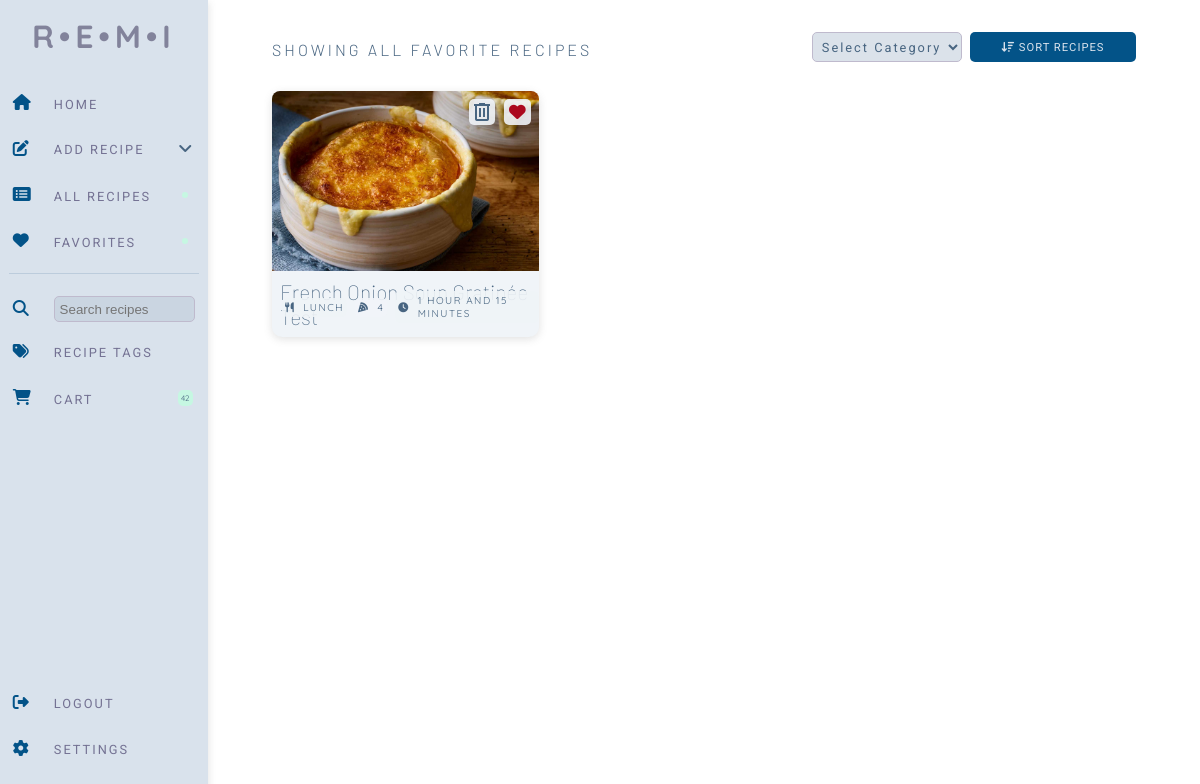
The app's page /favorites (signed in), older data.
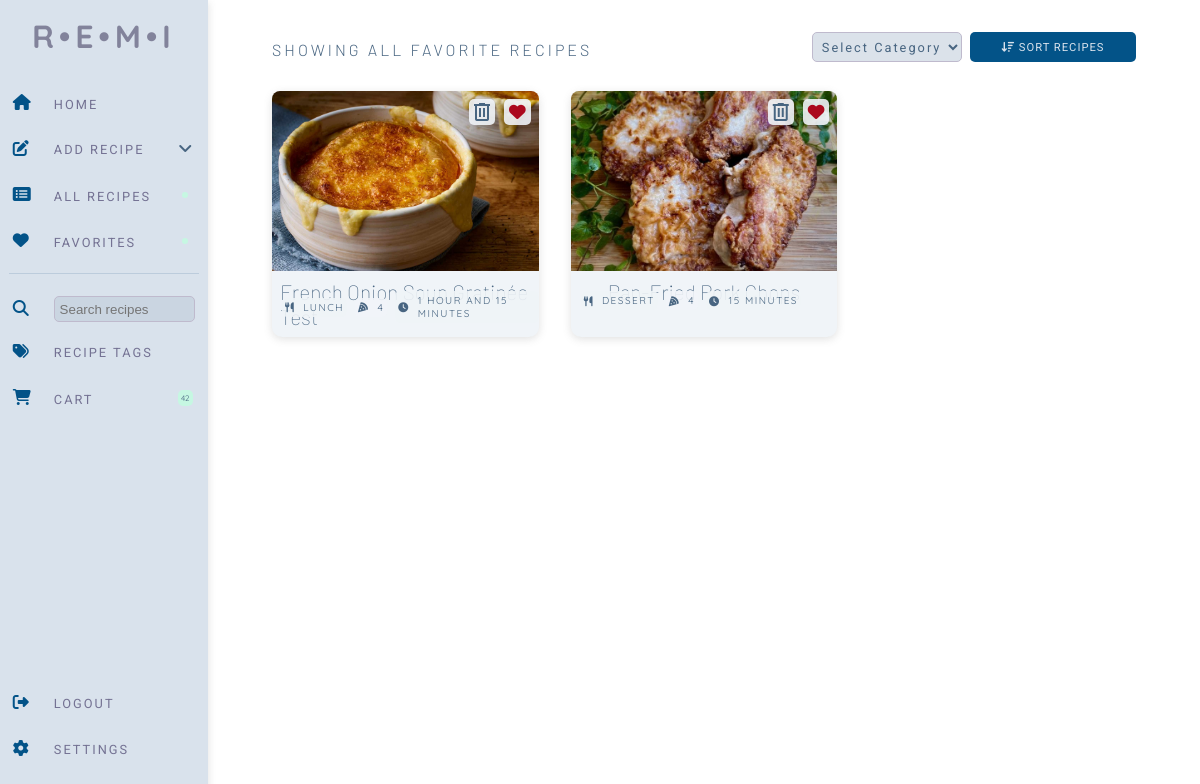
The same page, newer data.
### website/models.py (models this page shows)
class Recipe(db.Model):
    id = db.Column(db.Integer, primary_key=True)
    uuid = db.Column(db.Integer, primary_key=False)
    username = db.Column(db.Integer, db.ForeignKey('user.id'))
    recipe_name = db.Column(db.String(200))
    prep_time = db.Column(db.Integer, primary_key=False)
    cook_time = db.Column(db.Integer, primary_key=False)
    total_time = db.Column(db.Integer, primary_key=False)
    ingredients = db.Column(db.String())
    servings = db.Column(db.String())
    ingredients_quantity = db.Column(db.String())
    ingredients_measurement = db.Column(db.String())
    instructions = db.Column(db.String())
    instructions_json = db.Column(db.String())
    original_url = db.Column(db.String())
    date_parsed = db.Column(db.String())
    image = db.Column(db.String())
    favorite = db.Column(db.Boolean, default=False)
    category = db.Column(db.String())
    ingredient_list = db.relationship('Ingredients')
    tags = db.relationship('Tag', secondary=recipe_tag, backref='recipe')

### website/views.py (the view)
@views.route('/favorites', methods=['GET'])
@login_required
def show_favorites():
    shopping_list = ShoppingList.query.count()
    fav_recipe = Recipe.query.filter_by(username=current_user.id, favorite=True).all()
    print(fav_recipe)
    return render_template("favorite_recipes.html", recipes=fav_recipe, user=current_user, shopping_list=shopping_list)

### website/__init__.py (called while the page is built)
def create_app():
    app = Flask(__name__)
    app.config['SECRET_KEY'] = 'sdf897sdf987'
    app.config['SQLALCHEMY_DATABASE_URI'] = f'sqlite:///{DB_NAME}'
    db.init_app(app)
    migrate.init_app(app, db)
    from .views import views
    from .auth import auth
    app.register_blueprint(views, url_prefix='/')
    app.register_blueprint(auth, url_prefix='/')
    from .models import User, Recipe
    with app.app_context():
        db.create_all()
    login_manager = LoginManager()
    login_manager.login_view = 'auth.login'
    login_manager.init_app(app)
    @login_manager.user_loader
    def load_user(id):
        return User.query.get(int(id))
    return app

### website/templates/favorite_recipes.html (shortened to what this page needs)
{% extends "base.html" %} {% block title %}Favorite Recipes{% endblock %} {% block
    content %}
    <div class="page-title">
      <div class="title">Showing all  favorite recipes</div>
      <div class="sort-control">
        <select id="recipe_category" name="sort_method" class="select-category">
          <option value="select">Select Category</option>
        </select>
        <button class="button-primary sort">
          <i class="fa-solid fa-arrow-down-wide-short"></i> Sort Recipes
        </button>
      </div>
    </div>
    <div class="body-wrapper">
      {% for recipe in recipes %}
        <div class="recipe-card">
          <div class="recipe-details">
            <div class="recipe-detail-tag">
              <div class="recipe-tag">
                <i class="fa-solid fa-utensils"></i
                ><span class="tag-text">{{ recipe.category }}</span>
              </div>
            </div>
            <div class="recipe-detail-tag">
              <div class="recipe-tag">
                <i class="fa-solid fa-pizza-slice"></i
                ><span class="tag-text">{{ recipe.servings }}</span>
              </div>
            </div>
            <div class="recipe-detail-tag">
              <div class="recipe-tag">
                <i class="fa-solid fa-clock"></i
                ><span class="tag-text">{{ recipe.total_time }}</span>
              </div>
            </div>
          </div>
          <img
            src="{{ url_for('static', filename=recipe.image) }}"
            style="
              width: 100%;
              height: 15vw;
              object-fit: cover;
              border-top-left-radius: 8px;
              border-top-right-radius: 8px;
              margin: 0;
            "
          />
          <div class="recipe-control2">
            <button
              class="delete"
              onclick="delete_recipe(this)"
              data-recipe-title="{{recipe.recipe_name}}"
              data-recipe-id="{{ recipe.uuid }}"
            >
              <i class="material-symbols-outlined">delete</i>
            </button>
            {% if recipe.favorite == True %}
            <button
              class="favorite-active"
              onclick="remove_favorite('{{ recipe.id }}')"
            >
            </button>
            {% else %}
            <button class="favorite" onclick="add_favorite('{{ recipe.id }}')">
              <i class="fa-regular fa-heart fa-lg"></i>
            </button>
            {% endif %}
          </div>
          <a class="card-link" href="view_recipe/{{ recipe.uuid }}">
            <div class="card-title">{{ recipe.recipe_name }}</div>
          </a>
        </div>
        {% endfor %} {% endblock %}

Row changes from the older to the newer data that the page shows:
now on this page (row edited): Recipe: category "DESSERT", servings "4", total_time "15 MINUTES", image (picture), recipe_name "Pan-Fried Pork Chops"
